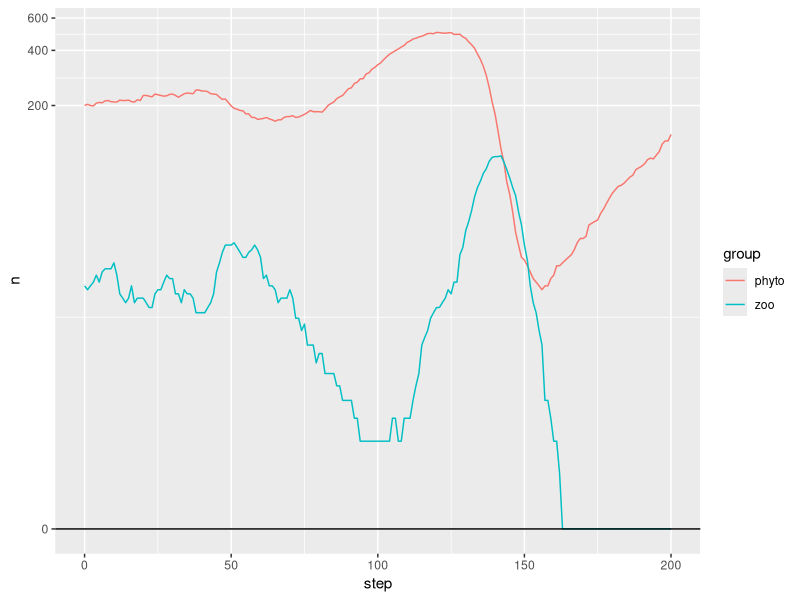

Write R code to recreate this figure.
## ---- chunk 1
#| label: Rパッケージの読み込み
#| message: false
#| warning: false

library(tidyverse)
## ---- chunk 2
#| label: プランクトンの個体数の変化のグラフ

agent_df <- read_csv("01_plankton/agent_df.csv",
                     col_types = cols(step = "i",
                                      id = "i",
                                      group = "f")) 

agent_df |> 
  count(step, group) |> 
  complete(step, group,
           fill = list(n = 0)) |> 
  ggplot(aes(step, n,
             color = group)) +
  geom_line() +
  geom_hline(yintercept = 0) +
  scale_y_continuous(trans = "log1p")
